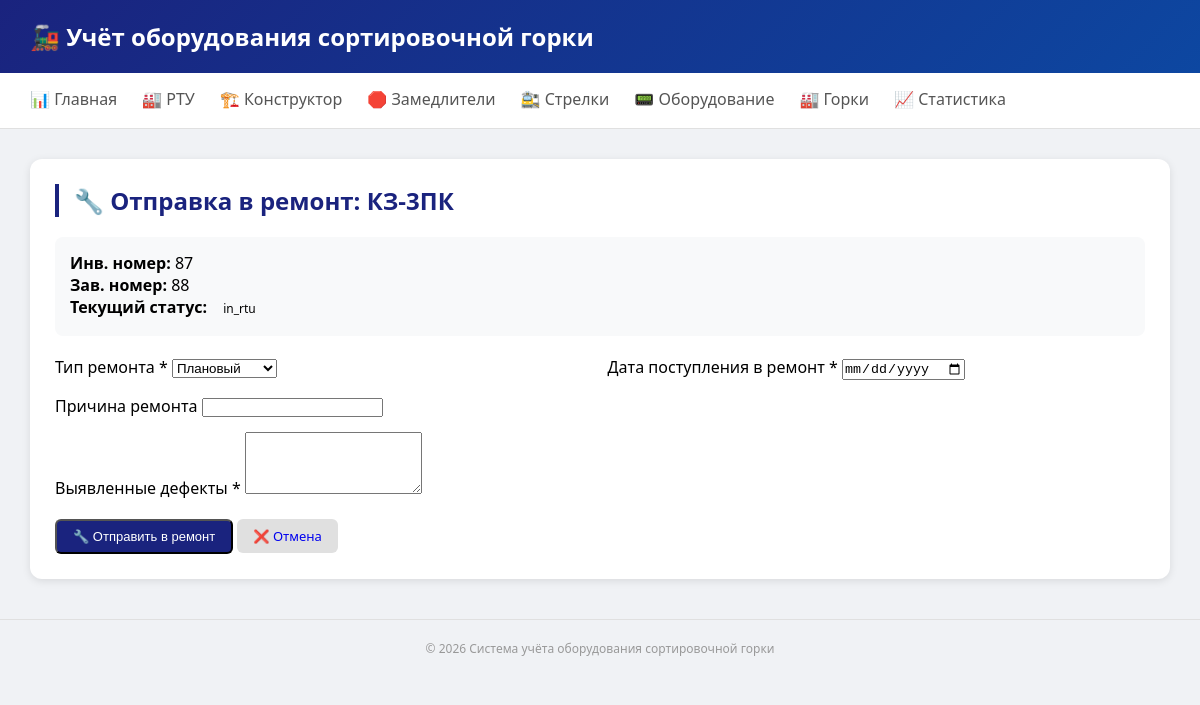
/rtu/device/15/repair, run on the app's committed database.
### tables this page shows
CREATE TABLE devices (
        id INTEGER PRIMARY KEY AUTOINCREMENT,
        equipment_type_id INTEGER NOT NULL,
        park_id INTEGER,
        track_section_id INTEGER,
        brake_position_id INTEGER,
        
        model TEXT,
        inv_number TEXT UNIQUE,
        serial_number TEXT,
        
        location_detail TEXT,
        mount_date DATE,
        
        params TEXT,
        
        manufacture_date DATE,
        install_date DATE,
        last_check_date DATE,
        
        status TEXT DEFAULT 'active',
        notes TEXT, rtu_batch_id INTEGER, manufacturer TEXT, passport_data TEXT, height_mm INTEGER, network_number TEXT, be TEXT DEFAULT "5067", os6_name TEXT, os6_install_year INTEGER, os6_last_repair INTEGER, os6_last_modernization INTEGER,
        
        FOREIGN KEY (equipment_type_id) REFERENCES equipment_types(id),
        FOREIGN KEY (park_id) REFERENCES parks(id),
        FOREIGN KEY (track_section_id) REFERENCES track_sections(id),
        FOREIGN KEY (brake_position_id) REFERENCES brake_positions(id)
    );

### routers/rtu.py (the view)
@router.get("/device/{device_id}/repair", response_class=HTMLResponse)
async def repair_form(request: Request, device_id: int):
    conn = get_db()
    cursor = conn.cursor()
    cursor.execute("""
        SELECT d.*, et.name as type_name
        FROM devices d
        JOIN equipment_types et ON d.equipment_type_id = et.id
        WHERE d.id = ?
    """, (device_id,))
    device = cursor.fetchone()
    conn.close()
    return templates.TemplateResponse("rtu_repair.html", {
        "request": request,
        "device": device
    })

### templates/rtu_repair.html (shortened to what this page needs)
{% extends "base.html" %}
{% block content %}
<div class="card">
    <h2>🔧 Отправка в ремонт: {{ device.model }}</h2>
    <div style="padding: 15px; background: #f8f9fa; border-radius: 8px; margin-bottom: 20px;">
        <div><strong>Инв. номер:</strong> {{ device.inv_number or '—' }}</div>
        <div><strong>Зав. номер:</strong> {{ device.serial_number or '—' }}</div>
        <div><strong>Текущий статус:</strong>
            <span class="badge badge-{{ device.status }}">{{ device.status }}</span>
        </div>
    </div>
    <form method="POST" action="/rtu/device/{{ device.id }}/repair">
        <div style="display: grid; grid-template-columns: repeat(2, 1fr); gap: 15px;">
            <div>
                <label>Тип ремонта *</label>
                <select name="repair_type" class="form-control" required>
                    <option value="planned">Плановый</option>
                </select>
            </div>
            <div>
                <label>Дата поступления в ремонт *</label>
                <input type="date" name="received_date" class="form-control" required>
            </div>
            <div style="grid-column: span 2;">
                <label>Причина ремонта</label>
                <input type="text" name="reason" class="form-control">
            </div>
            <div style="grid-column: span 2;">
                <label>Выявленные дефекты *</label>
                <textarea name="defects" rows="4" class="form-control" required></textarea>
            </div>
        </div>
        <div style="margin-top: 20px;">
            <button type="submit" class="btn btn-primary">🔧 Отправить в ремонт</button>
            <a href="/rtu" class="btn" style="background:#e0e0e0;">❌ Отмена</a>
        </div>
    </form>
</div>
{% endblock %}

### templates/base.html (style rules this page uses)
* { margin: 0; padding: 0; box-sizing: border-box; }
body { font-family: 'Segoe UI', Tahoma, Geneva, Verdana, sans-serif; background: #f0f2f5; }
.card { background: white; border-radius: 12px; box-shadow: 0 2px 8px rgba(0,0,0,0.1); padding: 25px; margin-bottom: 25px; }
.card h2 { color: #1a237e; margin-bottom: 20px; border-left: 4px solid #1a237e; padding-left: 15px; }
.badge { display: inline-block; padding: 4px 12px; border-radius: 20px; font-size: 12px; font-weight: 500; }
.btn { display: inline-block; padding: 8px 16px; border-radius: 6px; text-decoration: none; font-size: 13px; font-weight: 500; }
.btn-primary { background: #1a237e; color: white; }

### data on the page
devices: model "КЗ-3ПК", inv_number "87", serial_number "88", status "in_rtu"
